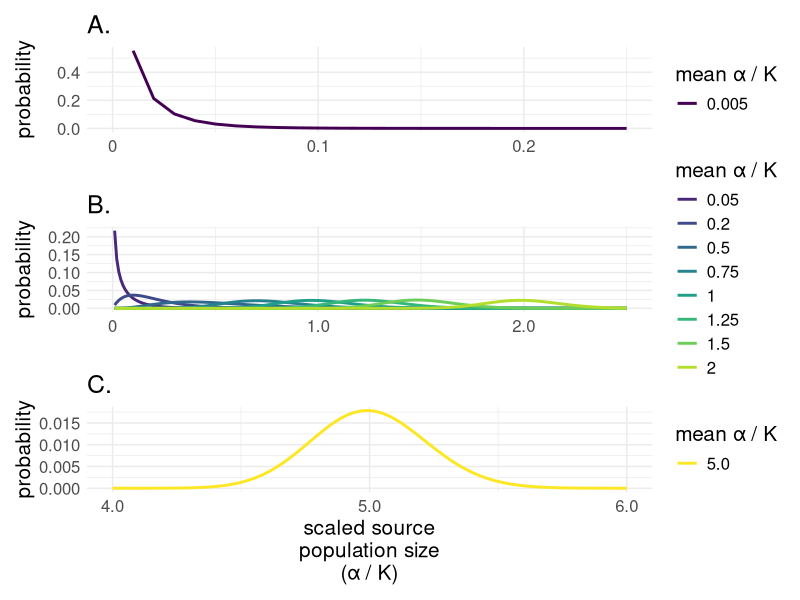

Write R code to recreate this figure.
###################################################
# create plots of alpha for supplemental figure 1 #
###################################################

library(tidyverse)
library(viridis)
library(patchwork)

k_vec <- c(0.2,0.5,2,4,15,30,50,75,125,500)
theta_vec <- c(0.025,0.1,0.1,0.125,0.05,1/30,0.025,0.02,0.016,0.01)

# create vector of available alpha
alpha_seq <- seq(0.01,6,by=0.01)

out <- as.data.frame(matrix(NA,nrow=0,ncol=5))
colnames(out) <- c('alpha','prob','shape','scale','mean')
for(i in 1:length(k_vec)){
  df <- data.frame(
    alpha = alpha_seq,
    prob = dgamma(alpha_seq,shape=k_vec[i],scale=theta_vec[i])/
      sum(dgamma(alpha_seq,shape=k_vec[i],scale=theta_vec[i])),
    shape = rep(k_vec[i],length(alpha_seq)),
    scale = rep(theta_vec[i],length(alpha_seq)),
    mean = rep(k_vec[i]*theta_vec[i],length(alpha_seq))
  )
  out <- rbind(out,df)
}

out$mean <- round(out$mean,3)

my_palette <- viridis(10)


plot1 <- ggplot(data=out[out$mean==0.005,])+
  geom_line(aes(x=alpha,y=prob,color=as.factor(mean)),
            linewidth=1)+
  scale_color_manual(values='#440154FF',labels='0.005')+
  labs(x='',y='probability',color='mean \u03B1 / K')+
  scale_x_continuous(breaks=c(0,0.1,0.2),labels=c('0','0.1','0.2'),
                     limits=c(0,0.25))+
  theme_minimal()+
  ggtitle('A.')+
  theme(text = element_text(size = 15))
plot2 <- ggplot(data=out %>% filter(mean!=0.005 & mean!=5))+
  geom_line(aes(x=alpha,y=prob,color=as.factor(mean)),
            linewidth=1)+
  scale_color_manual(values=c("#482878FF","#3E4A89FF","#31688EFF","#26828EFF",
                              "#1F9E89FF","#35B779FF","#6DCD59FF","#B4DE2CFF"),
                     labels=c('0.05','0.2','0.5','0.75',
                              '1','1.25','1.5','2'))+
  labs(x='',y='probability',color='mean \u03B1 / K')+
  scale_x_continuous(breaks=c(0,1,2),labels=c('0','1.0','2.0'),
                     limits=c(0,2.5))+
  theme_minimal()+
  ggtitle('B.')+
  theme(text = element_text(size = 15))
plot3 <- ggplot(data=out[out$mean==5,])+
  geom_line(aes(x=alpha,y=prob,color=as.factor(mean)),
            linewidth=1)+
  scale_color_manual(values='#FDE725FF',labels='5.0')+
  labs(x='scaled source\npopulation size\n(\u03B1 / K)',y='probability',color='mean \u03B1 / K')+
  scale_x_continuous(breaks=c(4,5,6),labels=c('4.0','5.0','6.0'),
                     limits=c(4,6))+
  theme_minimal()+
  ggtitle('C.')+
  theme(text = element_text(size = 15))

#define plot layout
layout <- "
AA
BB
CC
"

final_plot <- plot1+plot2+plot3+plot_layout(design=layout)
ggsave('figures/supplemental_alpha.tiff',final_plot,
       dpi=700,width=4,height=7)

